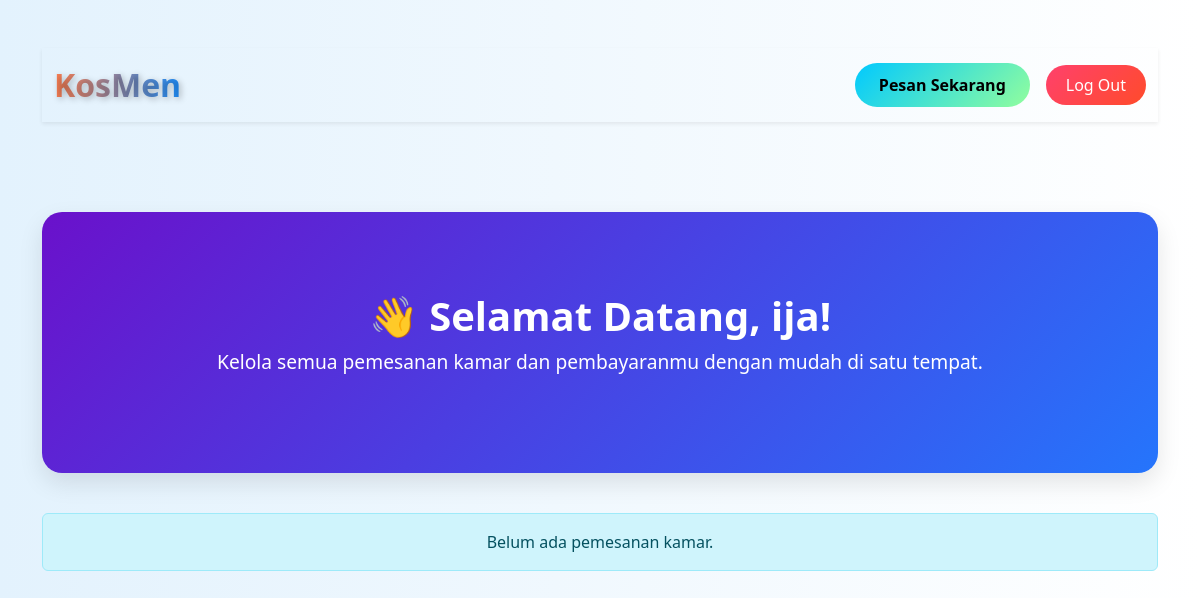
The app's page /commponent/dashboard_penyewa.php (signed in), older data.
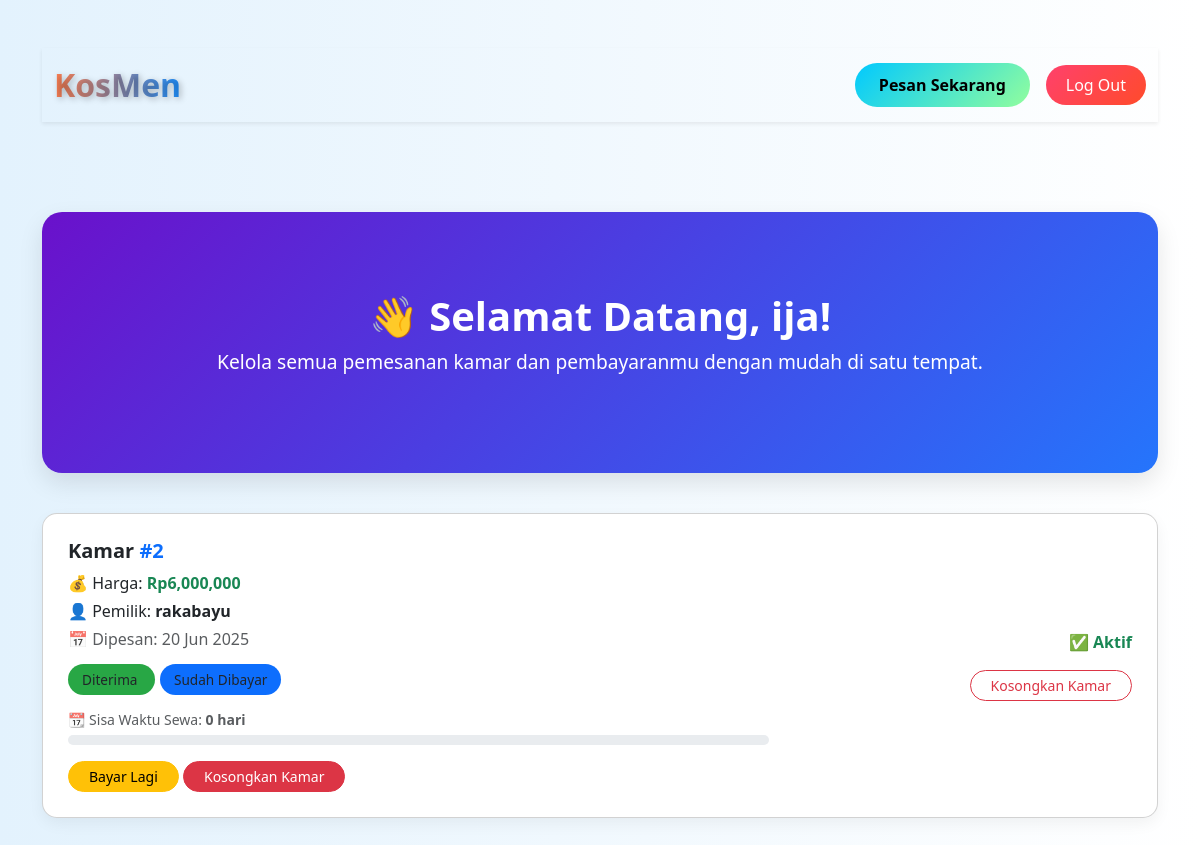
The same page, newer data.
### tables this page shows
CREATE TABLE `reservations` (
  `id` int(11) NOT NULL AUTO_INCREMENT,
  `user_id` int(11) NOT NULL,
  `room_id` int(11) NOT NULL,
  `pemilik_id` int(11) NOT NULL,
  `tanggal_pesan` datetime DEFAULT current_timestamp(),
  `status` enum('Menunggu','Diterima','Ditolak') DEFAULT 'Menunggu',
  `created_at` timestamp NOT NULL DEFAULT current_timestamp(),
  PRIMARY KEY (`id`),
  KEY `user_id` (`user_id`),
  KEY `room_id` (`room_id`),
  KEY `pemilik_id` (`pemilik_id`),
  CONSTRAINT `reservations_ibfk_1` FOREIGN KEY (`user_id`) REFERENCES `users` (`id`),
  CONSTRAINT `reservations_ibfk_2` FOREIGN KEY (`room_id`) REFERENCES `rooms` (`id`),
  CONSTRAINT `reservations_ibfk_3` FOREIGN KEY (`pemilik_id`) REFERENCES `users` (`id`)
);

CREATE TABLE `rooms` (
  `id` int(11) NOT NULL AUTO_INCREMENT,
  `number` varchar(50) NOT NULL,
  `price` decimal(10,2) NOT NULL,
  `status` enum('Kosong','Ditempati') NOT NULL,
  `facilities` text NOT NULL,
  `tenant_name` varchar(255) DEFAULT NULL,
  `tenant_phone` varchar(20) DEFAULT NULL,
  `tenant_email` varchar(255) NOT NULL,
  `tenant_date` date DEFAULT NULL,
  `last_payment_date` date DEFAULT NULL,
  `reminder_sent` tinyint(1) NOT NULL DEFAULT 0,
  `payment_status` enum('belum bayar','sudah bayar') NOT NULL,
  `days_left` int(11) NOT NULL,
  `user_id` int(10) unsigned NOT NULL,
  `photo` varchar(255) DEFAULT NULL,
  PRIMARY KEY (`id`),
  KEY `user_id` (`user_id`)
);

CREATE TABLE `users` (
  `id` int(11) NOT NULL AUTO_INCREMENT,
  `username` varchar(255) NOT NULL,
  `password` varchar(255) NOT NULL,
  `email` varchar(255) NOT NULL,
  `role` varchar(10) NOT NULL,
  `nama_kosan` varchar(255) DEFAULT NULL,
  `created_at` timestamp NOT NULL DEFAULT current_timestamp(),
  `reset_token` varchar(255) DEFAULT NULL,
  `reset_token_expiry` datetime DEFAULT NULL,
  `no_gopay` varchar(20) DEFAULT NULL,
  `alamat_kosan` text DEFAULT NULL,
  `latitude` varchar(50) DEFAULT NULL,
  `longitude` varchar(50) DEFAULT NULL,
  `is_verified` tinyint(1) DEFAULT 0,
  `verification_token` varchar(100) DEFAULT NULL,
  `is_deleted` tinyint(1) DEFAULT 0,
  PRIMARY KEY (`id`)
);

CREATE TABLE `pembayaran` (
  `id` int(11) NOT NULL AUTO_INCREMENT,
  `user_id` int(11) NOT NULL,
  `room_id` int(11) NOT NULL,
  `status` varchar(50) DEFAULT NULL,
  `metode` varchar(50) DEFAULT NULL,
  `qr_code` varchar(255) DEFAULT NULL,
  `bukti_transfer` varchar(255) DEFAULT NULL,
  `tanggal` timestamp NOT NULL DEFAULT current_timestamp(),
  `tanggal_mulai` date DEFAULT NULL,
  `jumlah` int(11) DEFAULT NULL,
  `created_at` timestamp NOT NULL DEFAULT current_timestamp(),
  PRIMARY KEY (`id`)
);

### commponent/dashboard_penyewa.php (the view, shortened to what the changed rows need)
<?php
$user_id = $_SESSION['user_id'];
$username = $_SESSION['username'];
$pdo = new PDO("mysql:host=localhost;dbname=users", "root", "");
$pdo->setAttribute(PDO::ATTR_ERRMODE, PDO::ERRMODE_EXCEPTION);
$stmt = $pdo->prepare("
    SELECT r.id AS reservation_id, r.tanggal_pesan, r.status AS status_reservasi,
           rm.number AS no_kamar, rm.price,
           u.username AS pemilik,
           p.status AS status_bayar, p.qr_code, p.bukti_transfer, p.tanggal_mulai
    FROM reservations r
    JOIN rooms rm ON r.room_id = rm.id
    JOIN users u ON r.pemilik_id = u.id
    LEFT JOIN pembayaran p ON p.user_id = r.user_id AND p.room_id = r.room_id
    WHERE r.user_id = ?
    ORDER BY r.tanggal_pesan DESC
");
$stmt->execute([$user_id]);
$pesanan = $stmt->fetchAll(PDO::FETCH_ASSOC);
?>
<!DOCTYPE html>
<html>
<head>
    <link href="https://cdn.jsdelivr.net/npm/bootstrap@5.3.0/dist/css/bootstrap.min.css" rel="stylesheet">
</head>
<body>
<div class="container py-5">
    <div class="hero-section">
        <h2>👋 Selamat Datang, <?= htmlspecialchars($username) ?>!</h2>
        <p>Kelola semua pemesanan kamar dan pembayaranmu dengan mudah di satu tempat.</p>
    </div>
    <?php if (count($pesanan) > 0): ?>
        <?php foreach ($pesanan as $p): ?>
            <div class="card card-pesan">
                <div class="row g-4 align-items-center">
                    <div class="col-md-8">
                        <h5 class="fw-semibold text-dark">Kamar <span class="text-primary">#<?= htmlspecialchars($p['no_kamar']) ?></span></h5>
                        <p class="mb-1">💰 Harga: <strong class="text-success">Rp<?= number_format($p['price']) ?></strong></p>
                        <p class="mb-1">👤 Pemilik: <strong><?= htmlspecialchars($p['pemilik']) ?></strong></p>
                        <p class="text-muted">📅 Dipesan: <?= date('d M Y', strtotime($p['tanggal_pesan'])) ?></p>
                        <div class="mb-2">
                            <span class="status-badge <?=
                                $p['status_reservasi'] === 'Diterima' ? 'badge-diterima' :
                                ($p['status_reservasi'] === 'Ditolak' ? 'badge-ditolak' : 'badge-menunggu') ?>">
                                <?= $p['status_reservasi'] ?>
                            </span>
                            <?php if ($p['status_bayar']): ?>
                                <span class="status-badge <?=
                                    $p['status_bayar'] === 'Sudah Dibayar' ? 'badge-bayar' : 'badge-menunggu' ?>">
                                    <?= $p['status_bayar'] ?>
                                </span>
                            <?php endif; ?>
                        </div>
                        <?php if ($p['status_bayar'] === 'Sudah Dibayar' && $p['tanggal_mulai']): ?>
                            <?php
                                $mulai = new DateTime($p['tanggal_mulai']);
                                $now = new DateTime();
                                $selisih = $now->diff($mulai)->days;
                                $sisa = max(0, 30 - $selisih);
                            ?>
                            <div class="mt-3">
                                <small class="text-muted">📆 Sisa Waktu Sewa: <strong><?= $sisa ?> hari</strong></small>
                                <div class="progress mt-1">
                                </div>
                                <?php if ($sisa == 0): ?>
                                    <div class="mt-3">
                                        <a href="pembayaran.php?reservation_id=<?= $p['reservation_id'] ?>" class="btn btn-warning btn-sm btn-rounded">Bayar Lagi</a>
                                        <a href="pergi_kamar.php?reservation_id=<?= $p['reservation_id'] ?>" class="btn btn-danger btn-sm btn-rounded">Kosongkan Kamar</a>
                                    </div>
                                <?php endif; ?>
                            </div>
                        <?php elseif ($p['status_bayar'] === 'Menunggu Konfirmasi' && $p['bukti_transfer']): ?>
                            <div class="mt-2">
                                <a href="uploads/<?= $p['bukti_transfer'] ?>" class="btn btn-outline-info btn-sm" target="_blank">📄 Lihat Bukti Transfer</a>
                            </div>
                        <?php endif; ?>
                    </div>
                    <div class="col-md-4 text-end">
                        <?php if ($p['status_reservasi'] === 'Menunggu'): ?>
                            <span class="text-warning fw-semibold">⏳ Menunggu Konfirmasi</span>
                        <?php elseif ($p['status_reservasi'] === 'Ditolak'): ?>
                            <span class="text-danger fw-semibold">❌ Ditolak</span>
                        <?php elseif ($p['status_bayar'] === 'Sudah Dibayar'): ?>
                            <span class="text-success fw-semibold">✅ Aktif</span>
                        <?php endif; ?>
                        <div class="mt-3">
                            <a href="pergi_kamar.php?reservation_id=<?= $p['reservation_id'] ?>"
                               class="btn btn-outline-danger btn-sm btn-rounded"
                               onclick="return confirm('Yakin ingin keluar dari kamar ini?')">
                               Kosongkan Kamar
                            </a>
                        </div>
                    </div>
                </div>
            </div>
        <?php endforeach; ?>
    <?php else: ?>
        <div class="alert alert-info text-center">Belum ada pemesanan kamar.</div>
    <?php endif; ?>
</div>
</body>
</html>

Row changes from the older to the newer data that the page shows:
added reservations: room.number "2", room.price "6,000,000", pemilik.username "rakabayu", tanggal_pesan "20 Jun 2025", status "Diterima", pembayaran.status "Sudah Dibayar", shows "✅ Aktif"
Text that changed along with them:
text no longer shown: "Belum ada pemesanan kamar."
